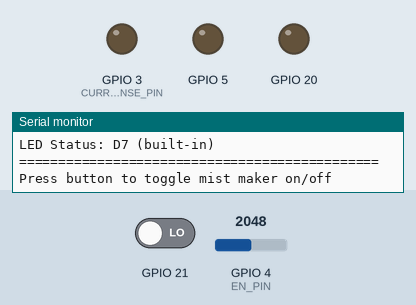
A sketch run on a simulated ESP32-C6. Parts: output pins drawn as LEDs (lit = HIGH), the last lines printed to the serial monitor. Dashed ring = blinking. The test bench sets the inputs (shaded band); at power-on: GPIO 21 LOW, GPIO 4 (EN_PIN) = 2048.

Above: at 2.2 s.
2.3 s: GPIO 21 driven HIGH
At 2.45 s:
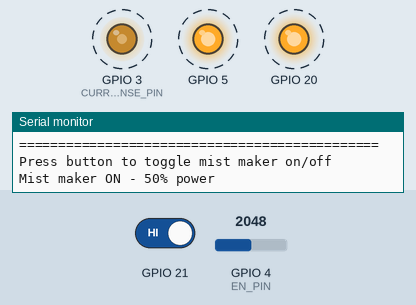
5.8 s: GPIO 21 driven LOW
At 6.9 s:
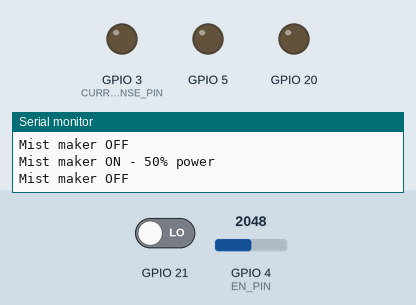
Timing chart, 0 to 8.8 s (numbered marks = the images above; inputs shaded):
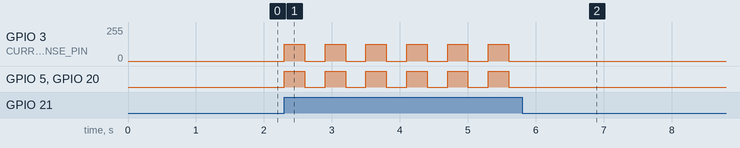

The sketch:

WithoutLibrary-108kHz_Output_3V3_XIAOC6.ino
```cpp
/*
 * Mist Maker Controller for Xiao ESP32-C6
 * Features: 108.7kHz PWM, button control, current sensing
 */

// Pin Definitions
const int MIST_OUTPUT_PIN = D1;   // PWM output to mist maker
const int CURRENT_SENSE_PIN = D2; // Analog input for current sensing
const int EN_PIN = D3;            // Enable pin
const int BUTTON_PIN = D6;        // Button input
const int LED_PIN = D7;           // Built-in LED

// PWM Configuration
const int PWM_FREQ = 108700;  // 108.7kHz frequency
const int PWM_RESOLUTION = 8; // 8-bit resolution (0-255)
const int DUTY_CYCLE = 127;   // 50% duty cycle when ON

// State variables
bool mistState = false;          // Mist maker state (ON/OFF)
unsigned long startTime;         // System start time
unsigned long lastPrintTime = 0; // Last time we printed status

// Convert ADC reading to voltage (with 2x voltage divider compensation)
float getVoltage(int pin)
{
  return (analogRead(pin) / 4095.0) * 3.3 * 2.0;
}

// Turn mist maker on
void turnMistOn()
{
  digitalWrite(EN_PIN, HIGH);
  digitalWrite(LED_PIN, HIGH);
  ledcWrite(MIST_OUTPUT_PIN, DUTY_CYCLE);
  Serial.println("Mist maker ON - 50% power");
}

// Turn mist maker off
void turnMistOff()
{
  digitalWrite(EN_PIN, LOW);
  digitalWrite(LED_PIN, LOW);
  ledcWrite(MIST_OUTPUT_PIN, 0);
  digitalWrite(MIST_OUTPUT_PIN, LOW);
  Serial.println("Mist maker OFF");
}

// Print system status
void printStatus()
{
  float currentVoltage = getVoltage(CURRENT_SENSE_PIN);
  unsigned long runtime = (millis() - startTime) / 1000;

  Serial.print("Runtime: ");
  Serial.print(runtime);
  Serial.print(" seconds. Mist maker is ");
  Serial.print(mistState ? "ON" : "OFF");
  Serial.print(". Current sense: ");
  Serial.print(currentVoltage, 2);
  Serial.println(" V");

  lastPrintTime = millis();
}

void setup()
{
  // Initialize communication
  Serial.begin(115200);
  delay(1000);

  // Configure pins
  pinMode(LED_PIN, OUTPUT);
  pinMode(BUTTON_PIN, INPUT);
  pinMode(EN_PIN, OUTPUT);
  pinMode(CURRENT_SENSE_PIN, INPUT);

  // Configure PWM for mist maker
  ledcAttach(MIST_OUTPUT_PIN, PWM_FREQ, PWM_RESOLUTION);
  ledcWrite(MIST_OUTPUT_PIN, 0);
  digitalWrite(EN_PIN, LOW);

  // Print startup information
  Serial.println("==============================================");
  Serial.println("Xiao ESP32-C6 Mist Maker Controller with Button");
  Serial.println("==============================================");
  Serial.println("Configuration:");
  Serial.print("Frequency: ");
  Serial.print(PWM_FREQ / 1000.0, 1);
  Serial.println(" kHz");
  Serial.println("PWM Resolution: 8-bit (0-255)");
  Serial.println("Mist Output Pin: D1");
  Serial.println("Current Sense Pin: D2");
  Serial.println("Button Pin: D6 (with pull-down)");
  Serial.println("LED Status: D7 (built-in)");
  Serial.println("==============================================");
  Serial.println("Press button to toggle mist maker on/off");

  // Initialize timers
  startTime = millis();
}

void loop()
{
  // Handle button press (toggle mist maker)
  if (digitalRead(BUTTON_PIN) == HIGH)
  {
    mistState = !mistState;

    if (mistState)
    {
      turnMistOn();
    }
    else
    {
      turnMistOff();
    }

    delay(300); // Debounce
  }

  // Periodic status update (every 5 seconds)
  if (millis() - lastPrintTime > 5000)
  {
    printStatus();
  }
}
```

Measured:
- after the input at 2.3 s, GPIO 3 (CURRENT_SENSE_PIN): alternates 127/255 for 0.30 s and 0/255 for 0.30 s, starting at once; GPIO 5, GPIO 20: alternates HIGH for 0.30 s and LOW for 0.30 s, starting at once
- after the input at 5.8 s, GPIO 3 (CURRENT_SENSE_PIN): stops changing and stays 0/255; GPIO 5, GPIO 20: stops changing and stays LOW
